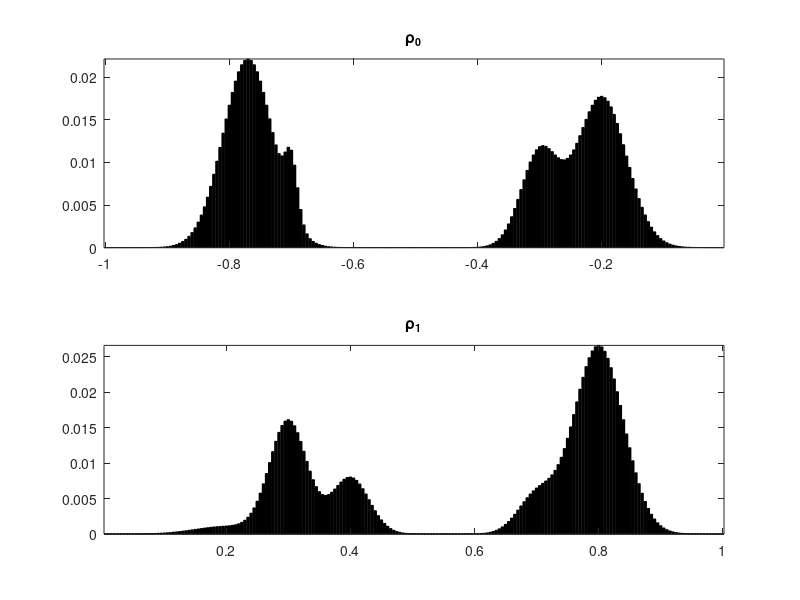

Recreate this plot in MATLAB. (Note: this script raises an error after producing the figure.)
%% Flexiable time Random distribution
%% Multi-Marginal Optimal mass transport problem
% This script numerically solves an OMT problem as follows:
% 1. Transportation cost: C_{ijk} = \frac{x_{i}^2}{t_{k}} + \frac{y_{i}^2}{T - t_{k}}
% 2. Transportation map: Pi_{ijk} with its three marginials: p_i, q_i, r_k
%    such that \sum_{jk} = p_{i}, \sum_{ik} = q_{j}, \sum_{ij} = r_k.
%    p_i and q_j are two probability vector   
% 3. The mariginal along the t cooridinates has an upper-bound cap*T/n holds all the time.
% 4. p is transported to q in the time interval [0,T]

% The optimizer is the vector r_k which minimize the transportation cost:
% min_{ijk} C_{ijk}.*\Pi_{ijk}

% The code works in MATLAB 2019 a,b
% CVX with MOSEK solver is used:
% Installation of CVX: http://cvxr.com/cvx/

%% This Script is for Dirac transportation and plot, check note for the desired figure we want to see 
clear all
clc
%% Define the two probability distributions p_{i} and q_{j} and cooridinates X(p), Y(q)
% Consider p_{i} and q_{j} are two discretes distributions 
% p_{i}: i = 1, 2,..., n1
% q_{j}: j = 1, 2,..., n2
 
%% Normalized Diracs distributions p,q in histogram

n1 = 200;  % (not exceed 1000)
n2 = 200;  % (not exceed 1000)

x = (0:n1-1)'/n1-1; % x \in [-1,0]
y = (1:n2)'/n2;     % y \in [ 0,1]

% Useful functions 
normalize = @(a)a/sum(a(:));                           % Normalization function 
Gaussian = @(x,t0,sigma)exp( -(x-t0).^2/(2*sigma^2) ); % Gaussian distribution generator

sigma0 = 0.01; sigma1 = .02; sigma2 = .03; sigma3 = .04; sigma4 = .05;

% % Case 1:
% % Marginal p
% p = Gaussian(x, -.6,sigma4) + 3.*Gaussian(x, -.7,sigma2);
% % Marginal q
% q = 0.2.*Gaussian(y, .4,sigma4)+ 4.*Gaussian(y, .4,sigma2)+ 1.5*Gaussian(y, .5,sigma2)+ 1*Gaussian(y, .6,sigma2)+ 5.*Gaussian(y, .7,sigma3);

% Case 2:
% % Marginal p
p = 5.*Gaussian(x, -.77,sigma3) + 1.5.*Gaussian(x, -.7,sigma0) + 2.5.*Gaussian(x, -.3,sigma2) + 4.*Gaussian(x, -.2,sigma3);
% % Marginal q
q = 0.2.*Gaussian(y, .2,sigma4)+ 3.*Gaussian(y, .3,sigma2)+ 1.5*Gaussian(y, .4,sigma2)+ 1*Gaussian(y, .7,sigma2)+ 5.*Gaussian(y,.8,sigma3);

p = normalize(p);
q = normalize(q);

% Plot the two distributions p and q
figure(1)
subplot(2,1,1);
bar(x, p, 'k'); axis tight;
title('\rho_{0}')
subplot(2,1,2);
bar(y, q, 'k'); axis tight;
title('\rho_{1}')

%% Define the time t_{i} \in [0, T] (tk):
% Discretization of the time mariginal by nt (not exceed 500)
nt = 200;

% Define the time interval [0,T], notice that T is not neccesary to be 1.
T = 1;
t = T*(0+0.01:nt-0.01)'/nt;

%% Define the cost function C(x,y,t):
% C(x,y,t) = C_{ijk} = (x_i)^2./t_k + (y_i)^2/(T - t_k)
% Compute the 3-dimensional Cost matrix
[X,Y,tk] = meshgrid(x,y,t);
C = X.^2./tk + Y.^2./(T-tk);

% The order of the x-y axis need to be changed by the permute function,
Cost = permute(C,[2,1,3]);

%% CVX solver 
% The optimization problem:
% Variables: 
% The multi marginial coupling \Pi, the 'toll' constraint on time r_{k}
% Objective fucntion: \sum_{i}\sum_{j}\sum_{k} Cost(i,j,k).*\Pi 
% Constraints: 
% 1) marginal p_i, q_j, r_k
% 2) lower bound of \Pi_{i,j,k}: \Pi_{i,j,k} \geq 0
% 3) lower and upper bound of r_{k}: 0 \geq r_{k} \leq (capacity.*T./nt)

% The CVX solver: MOSEK needs to be installed. 
% The sum function in the CVX package do not support high dimension summation
% The capacity constraint should be larger than 1: cap*T/nt>1

% Define the capacity 
cap = 1.5;
capacity = cap*T/nt;

bnd = 1.7;
massbound = bnd/n2;
%%
cvx_begin
cvx_solver mosek
cvx_precision best
    variable Pi(n1,n2,nt)
    variable rk(nt)
    variable qj(n2)
    minimize(sum(sum(sum(Cost.*Pi))))
    subject to  
    % Define multi-marginal coupling counstraints:
    % 1.Marginal constraints on x coordinate
      squeeze(sum(sum(permute(Pi,[2,3,1])))) == p;
    % 2.Marginal constraints on y coordinate   
      squeeze(sum(sum(permute(Pi,[3,1,2])))) == qj;
    % 3.Marinigal on t-coordinate
      squeeze(sum(sum(Pi))) == rk;  
    % 4.Element-wise lower bound for \Pi
      Pi >= 0;
    % 5.Capacity/Toll constraint
      0 <= rk <= capacity;    % r_{k} with upperbound,
      % 0 <= rk               % r_{k} without upperbound.  
    % 6. Upper bounds on the elements of q
      sum(qj) == 1;
      0 <= qj <= massbound;
      % qj = q
cvx_end


%% Check 3 marginal constraints:
fprintf('Constraints deviation (should be 0):'); 
sum(squeeze(sum(sum(permute(Pi,[2,3,1])))) - p)
sum(squeeze(sum(sum(permute(Pi,[3,1,2])))) - qj)
sum(squeeze(sum(sum(Pi)))- rk)

%% Show that t marginal is a prbability measure
fprintf('Time marginal measure check:'); 
sum(rk)


%% Plots of rk, evolutionary probability distributions at moment t
figure(2)
flux = plot(t,rk);
flux.LineWidth = 2;
flux.Color ='#0072BD';
title('Marginal of Time between [0,T]')

figure(3)
bar(t,rk, 'k'); axis tight;
title('Marginal of Time between [0,T]')

%% 3D plot with 3 marginals
% Things need to be plotted here:
% 1. p  with x-axis, 2. q with y-axis, 3. rk with t-axis, 4. capacity 
% Original coordinates:
% x = (0:n1-1)'/n1-1;         % x \in [-1,0]
% y = (1:n2)'/n2;             % y \in [0,1]
% t = T*(0+0.01:nt-0.01)'/nt; % t \in [0,1]

% Generate new coordinates for 3D plot
xx1 = x;
xx2 = zeros(size(xx1));
xx = [xx1,xx2,p];
yy1 = y;
yy2 = ones(size(yy1));
yy = [yy1,yy2,qj];
tt1 = t;
tt2 = zeros(size(tt1));
tollheight = capacity*ones(size(tt1));


%% figure: Line plot3
figure(4)
p1 = plot3(xx1,xx2,p,'LineWidth',3);
hold on
p2 = plot3(yy1,yy2,qj,'LineWidth',3);
scaler = 20;
% tplot = plot(rk*scaler,tt1,'LineWidth',2,'Color','k','LineStyle',':');
tplot = plot3(tt2,tt1,rk,'LineWidth',2,'Color','k');
toll = plot3(tt2,tt1,tollheight,'LineWidth',4,'Color','r','LineStyle',':');
hold off
grid on
xlabel('X/Y')
ylabel('Time')
zlabel('Probability Density')
title('3-D Line Plot')


%% Coupling of p and q illustration
pqCoupling = sum(Pi,3);
ptCoupling = squeeze(sum(Pi,2));
qtCoupling = squeeze(sum(Pi,1));

figure(5)
plot(t,rk)
%% Display the optimal assignement

figure(6)
p1 = plot3(xx1,xx2,p,'LineWidth',1.5,'Color','k');

hold on
p2 = plot3(yy1,yy2,qj,'LineWidth',1.5,'Color','k');
tplot = plot3(tt2,tt1,rk,'LineWidth',1.5,'Color','k');
toll = plot3(tt2,tt1,tollheight,'LineWidth',1.5,'Color','r','LineStyle',':');
% bar3(tt2,tt1,tollheight);

%%
% Plot the grey 'area' by Line
% pt Coupling (correct):
[Ipt,Jpt,~] = find(ptCoupling);
for ipt=1:length(Ipt)
    pt_assignement = plot([xx(Ipt(ipt),1),tt2(Jpt(ipt))],[xx(Ipt(ipt),2),tt1(Jpt(ipt))],'LineWidth',3,'Color',[0.8 0.8 0.8]);
end

% qt Coupling (order fixed):
[Iqt,Jqt,~] = find(qtCoupling);
for iqt=1:length(Iqt)
    qt_assignement = plot([yy(Iqt(iqt),1),tt2(Jqt(iqt))],[yy(Iqt(iqt),2),tt1(Jqt(iqt))],'LineWidth',3,'Color',[0.8 0.8 0.8]);
end

% Plot the Dash line within the grey area to show point-wise assigments
for iptdash=1:10:length(Ipt)
    pt_assignement_dash = plot([xx(Ipt(iptdash),1),tt2(Jpt(iptdash))],[xx(Ipt(iptdash),2),tt1(Jpt(iptdash))],'LineWidth',0.5,'LineStyle','--','Color','k');
end

for iqtdash=1:10:length(Iqt)
    qt_assignement_dash = plot([yy(Iqt(iqtdash),1),tt2(Jqt(iqtdash))],[yy(Iqt(iqtdash),2),tt1(Jqt(iqtdash))],'LineWidth',0.5,'LineStyle','--','Color','k');
end



hold off
xlabel('Space','FontSize',14)
ylabel('Time','FontSize',14)
zlabel('Probability Density','FontSize',14)